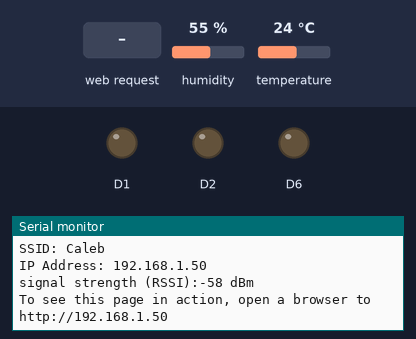
Recording of a sketch running on a simulated Arduino MKR. Shown: output pins drawn as LEDs (lit = HIGH), the last lines printed to the serial monitor. The inputs (shaded band) are chosen by the test bench; at power-on: humidity 55 %, temperature 24 °C. WiFi joins after 1.5 s; servers stay silent unless stated; uploads are accepted with an empty reply.

Above: at 12.7 s.
12.8 s: HTTP request GET /tem/ received
At 14.3 s:
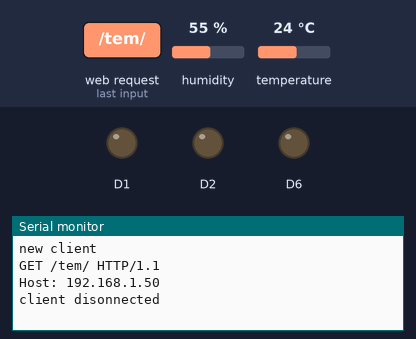
15.0 s: HTTP request GET /hum/ received
At 16.7 s:
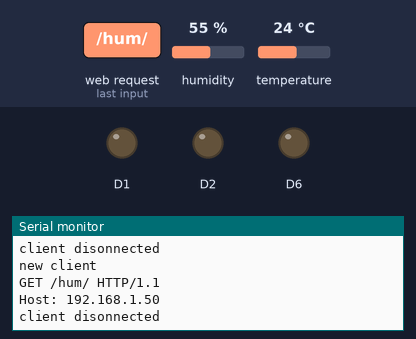
17.0 s: HTTP request GET /led/ received
At 18.0 s:
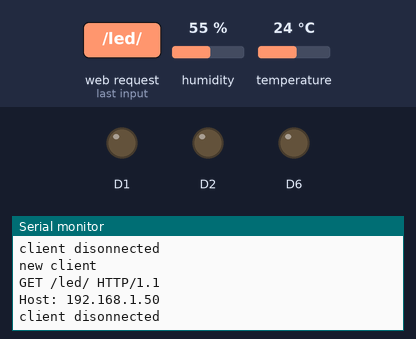

Measured:
- after the input at 12.8 s, the serial monitor: prints a new line after 0.73 s (image 1)
- after the input at 15.0 s, the serial monitor: prints a new line after 0.55 s (image 2)
- after the input at 17.0 s, the serial monitor: prints a new line after 0.58 s (image 3)

The sketch:

arduinomrk1000_webserver.ino
```cpp
#include <SPI.h>
#include <WiFi101.h>
#include <DHT.h>

WiFiClient client;

#define DHTPIN 7

#define DHTTYPE DHT11

char ssid[] = "Caleb";  // your network SSID (name)

char pass[] = "delunoalcero";

int keyIndex = 0;  // your network key Index number (needed only for WEP)

int count = 0;

int status = WL_IDLE_STATUS;

WiFiServer server(80);

DHT dht(DHTPIN, DHTTYPE);

float h_limit = 0;
float t_limit = 0;

float t_dht = 0;
float h_dht = 0;


//Test Only

char serverurl[] = "http://172.20.10.15:4000/";


void setup() {

  Serial.begin(9600);  // initialize serial communication

  // attempt to connect to WiFi network:

  if (WiFi.status() == WL_NO_SHIELD) {
    Serial.println("WiFi shield not present");
    while (true)
      ;  // don't continue
  }


  while (status != WL_CONNECTED) {

    Serial.print("Attempting to connect to Network named: ");

    Serial.println(ssid);  // print the network name (SSID);

    // Connect to WPA/WPA2 network. Change this line if using open or WEP network:

    //Wifi connection, TODO: Add password
    status = WiFi.begin(ssid, pass);

    // wait 10 seconds for connection:

    delay(10000);
  }

  server.begin();  // start the web server on port 80

  printWiFiStatus();  // you're connected now, so print out the status

  dht.begin();

  pinMode(6, OUTPUT);
  pinMode(1, OUTPUT);
  pinMode(2, OUTPUT);

  //Test only
}


void loop() {

  count += 1;

  WiFiClient client = server.available();  // listen for incoming clients

  if (client) {  // if you get a client,

    Serial.println("new client");  // print a message out the serial port
    String currentLine = "";       // make a String to hold incoming data from the client
    while (client.connected()) {   // loop while the client's connected
      if (client.available()) {    // if there's bytes to read from the client,
        char c = client.read();    // read a byte, then
        Serial.write(c);           // print it out the serial monitor

        if (c == '\n') {  // if the byte is a newline character

          if (currentLine.length() == 0) {

            client.println("HTTP/1.1 200 OK");
            client.println("Content-type:text/plain");
            client.println();

            // the content of the HTTP response follows the header:
            client.print(String(t_dht) + "/" + String(h_dht));

            // The HTTP response ends with another blank line:
            client.println();

            // break out of the while loop:
            break;
          }

          else {  // if you got a newline, then clear currentLine:
            currentLine = "";
          }

        } else if (c != '\r') {  // if you got anything else but a carriage return character,
          currentLine += c;      // add it to the end of the currentLine
        }


        if (currentLine.indexOf("/tem/") != -1) {
          int estado = -1;
          int idx = currentLine.indexOf("/tem/") + 5;   // Posición del primer dígito del parámetro
          estado = currentLine.substring(idx).toInt();  // Convertir la parte del parámetro a un entero
          t_limit = estado;
        }


        if (currentLine.indexOf("/hum/") != -1) {
          int estado2 = -1;
          int idx2 = currentLine.indexOf("/hum/") + 5;    // Posición del primer dígito del parámetro
          estado2 = currentLine.substring(idx2).toInt();  // Convertir la parte del parámetro a un entero
          h_limit = estado2;
        }


        if (currentLine.indexOf("/led/") != -1) {
          int estado3 = -1;
          int idx3 = currentLine.indexOf("/led/") + 5;  // Posición del primer dígito del parámetro
          estado3 = currentLine.substring(idx3).toInt();
          analogWrite(2, estado3);
        }
      }
    }

    // close the connection:

    client.stop();

    Serial.println("client disonnected");
  }

  t_dht = dht.readTemperature();
  h_dht = dht.readHumidity();


  if (t_limit > 0) {
    if (t_dht > t_limit) {
      digitalWrite(6, HIGH);
    } else {
      digitalWrite(6, LOW);
    }
  }

  if (h_limit > 0) {
    if (h_dht > h_limit) {
      digitalWrite(1, HIGH);
    } else {
      digitalWrite(1, LOW);
    }
  }

  if (count > 10) {
    // Configurar la solicitud POST a Supabase
    Serial.println("Should send the data to Supabase...");


    sendData();


    count = 0;  // Reiniciar el contador
  }

  delay(1000);
}


//Extra operations

void sendData() {
if (client.connect("172.20.10.4", 4000)) {
    Serial.println("Conectado al servidor.");

    // Enviar la solicitud GET
    client.println("GET /" + String(t_dht) + "/" + String(h_dht) + " HTTP/1.1");
    client.println("Host: 172.20.10.4:4000");
    client.println("Connection: close");
    client.println();
  } else {
    Serial.println("Error al conectar al servidor.");
  }

  // Esperar la respuesta del servidor
  while (client.connected()) {
    if (client.available()) {
      char c = client.read();
      Serial.print(c);
    }
  }

  // Cerrar la conexión
  client.stop();
}


void printWiFiStatus() {

  // print the SSID of the network you're attached to:
  Serial.print("SSID: ");
  Serial.println(WiFi.SSID());

  // print your WiFi shield's IP address:
  IPAddress ip = WiFi.localIP();
  Serial.print("IP Address: ");
  Serial.println(ip);

  // print the received signal strength:
  long rssi = WiFi.RSSI();
  Serial.print("signal strength (RSSI):");
  Serial.print(rssi);
  Serial.println(" dBm");

  // print where to go in a browser:
  Serial.print("To see this page in action, open a browser to http://");
  Serial.println(ip);
}
```
